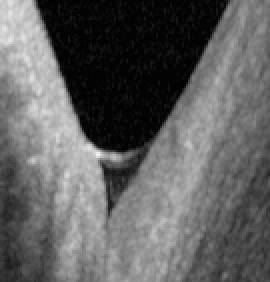
%> input picture tearThing.png, 135 x 141 px (shown 2 times larger)
$ octave tearAnalysis.m   (GNU Octave 9; MATLAB toolbox functions it lacks are replaced by stand-ins)
%> lines starting %> are read from the running program, lines starting %| are printed output that depends on the picture; in (x1, y1, x2, y2) boxes, pixels count from 0 and x2, y2 are one past the last pixel; in counts of white or black regions, pixels touching at a corner belong together; the program's own positions count from 1
%% Single threshold

image = imadjust(rgb2gray(imread('tearThing.png')));
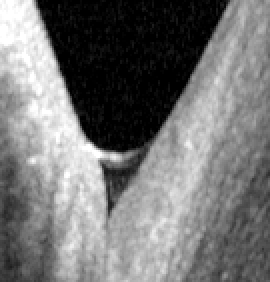
%> image: size 141x135 uint8 (shown 2 times larger); min 0, max 255, mean 117.5

% figure, imshow(image)
thresh = graythresh(image);
%> thresh = 0.394

levelPercent = 0.1:0.1:2;

figure('units','normalized','outerposition',[0 0 1 1])
for indImage = 1:length(levelPercent)
    imageBW = im2bw(image,thresh*levelPercent(indImage));
    subplot(4,5,indImage), imshow(imageBW)
    title(strcat(num2str(levelPercent(indImage)*100),'% of graythresh'))
end
%> this loop made 20 passes
%> pass 1, `imageBW = im2bw(image,thresh*levelPercent(indImage));`:
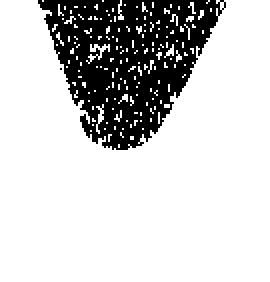
%> imageBW: size 141x135 logical (shown 2 times larger); 79.6% white; 2 black regions (1 under 20 px), largest, box (x1, y1, x2, y2) and area: (19, 0, 113, 75) 3891
%> after the loop:
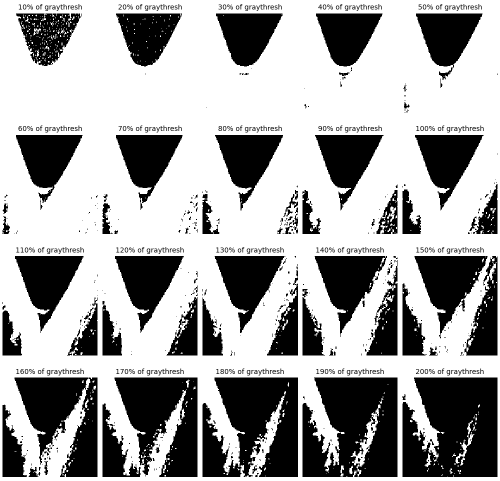
%> figure redrawn from the program's plot data, 20 panels


%% Multithreshold

threshLevel = 1:12;
figure('units','normalized','outerposition',[0 0 1 1])
for indThresh = 1:length(threshLevel)
    thresh = multithresh(image,threshLevel(indThresh));
    Iseg = imquantize(image,thresh);
    RGB = label2rgb(Iseg);
    subplot(3,4,indThresh), imshow(RGB)
    title(strcat(num2str(indThresh),' threshold levels'))
end
%> this loop made 12 passes
%> thresh on passes 1 to 12: 100, [62 156], [48 122 183], [44 109 158 203], [41 100 139 173 212], [36 85 119 153 183 217], [33 75 104 133 158 186 217], [30 70 98 124 149 173 198 225], [30 69 95 121 144 163 183 207 232], [8 36 70 95 121 144 163 183 207 232], [8 36 70 93 114 134 153 171 188 209 232], [6 33 65 85 104 124 144 161 178 197 217 237]
%> pass 1, `RGB = label2rgb(Iseg);`:
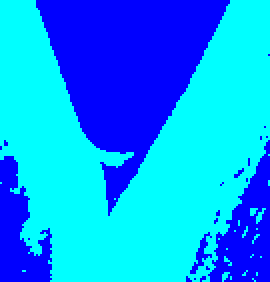
%> RGB: size 141x135x3 uint8 (shown 2 times larger); mean R, G, B 0, 156.2, 255
%> pass 2, `RGB = label2rgb(Iseg);`:
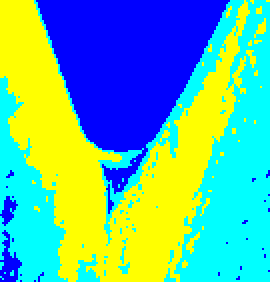
%> RGB: size 141x135x3 uint8 (shown 2 times larger); mean R, G, B 96.9, 185.3, 158.1
%> after the loop:
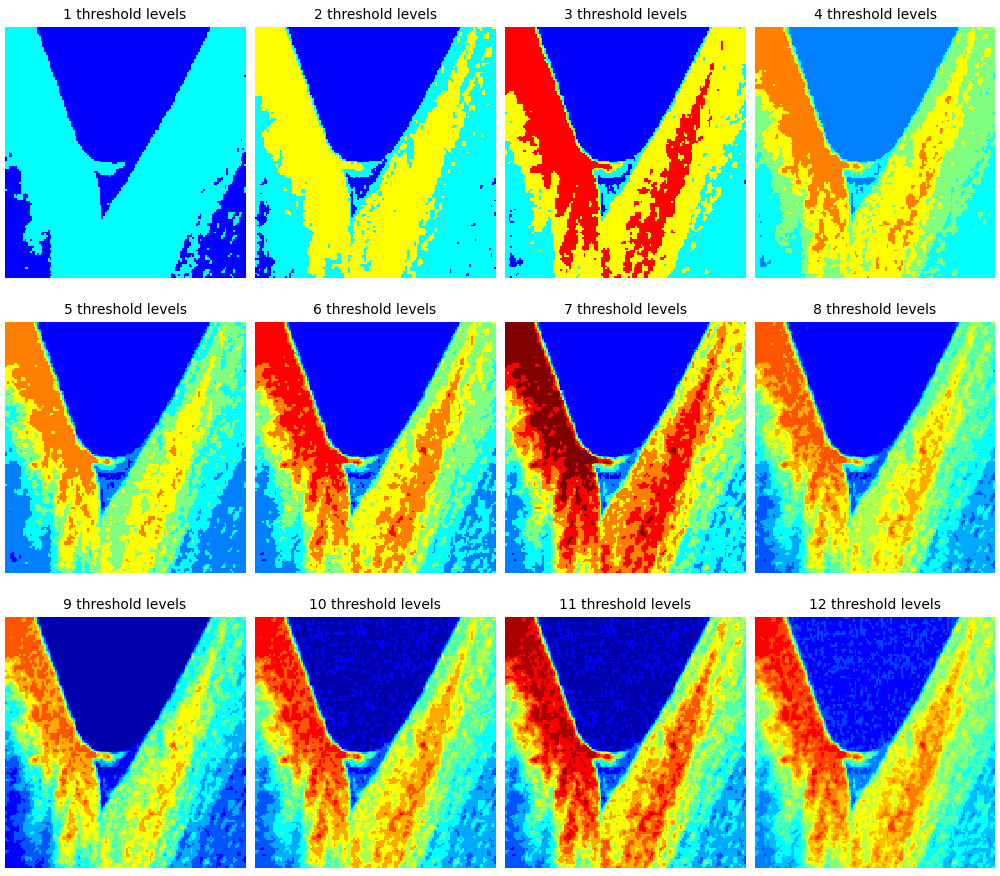
%> figure redrawn from the program's plot data, 12 panels


%% Find meniscus
image = imadjust(rgb2gray(imread('tearThing.png')));
thresh = graythresh(image);
%> thresh = 0.394
imageBW = im2bw(image,thresh*0.31);
%> imageBW: size 141x135 logical; 75.3% white; 7 black regions (6 under 20 px), largest, box (x1, y1, x2, y2) and area: (19, 0, 114, 76) 4680
% imshow(imageBW)
[nRow, nCols] = size(image);
%> nRow = 141; nCols = 135
for indCol = 1:nCols
    meniscus(indCol) = find(imageBW(:,indCol),1,'first');
end
%> after the loop, meniscus = 135 values, max 77 at index 59, min 1 at index 1, mean 35.64

meniscus(meniscus==1)= NaN;

figure, imshow(image), hold on
plot(meniscus,'Color','w','LineWidth',2)
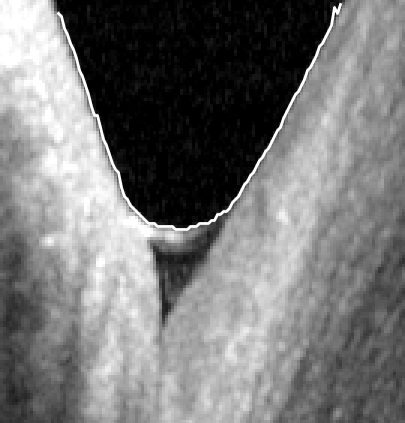
%> figure redrawn from the program's plot data; shown 3 times larger

%% Select ROI, find walls
% Select region of interest
clear imageROI RGB Iseg wall

image = imadjust(rgb2gray(imread('tearThing.png')));
figure, imshow(image)
%> (the run ends here)
